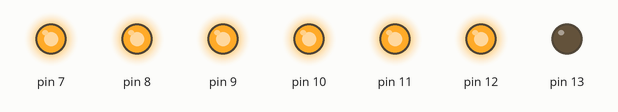
Bench run of a sketch on a simulated Arduino Uno, built with avr-gcc and run on an emulated ATmega328P. Shown: output pins drawn as LEDs (lit = HIGH).

Above: at 0.1 s.
At 4.1 s:
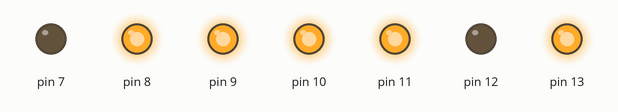
At 8.1 s:
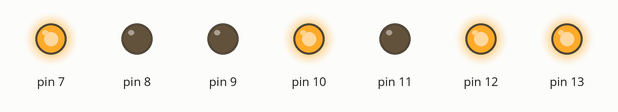
At 16.1 s:
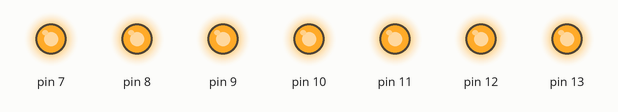
At 26.1 s:
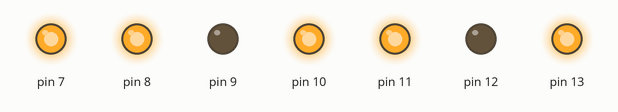
At 38.1 s:
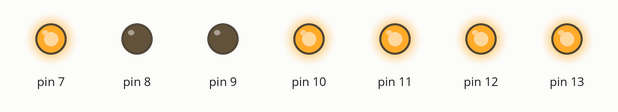
Timing chart, 0 to 39.6 s (numbered marks = the images above):
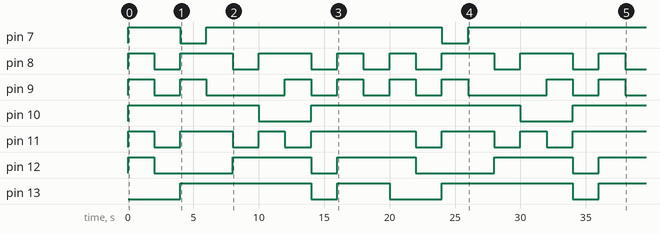

The sketch:

contador-display-7segmentos.ino
```cpp
//Cuenta atrás con un display de 7 segmentos - cátodo común
/**Pines:
 * g - pin 13
 * f - pin 12
 * a - pin 11
 * b - pin 10
 * e - pin 9
 * d - pin 8
 * c - pin 7
 */


void setup() {
pinMode(7,OUTPUT);
pinMode(8,OUTPUT);
pinMode(9,OUTPUT);
pinMode(10,OUTPUT);
pinMode(11,OUTPUT);
pinMode(12,OUTPUT);
pinMode(13,OUTPUT);
}


void loop()
{
cero();
delay(2000);
uno();
delay(2000);
dos();
delay(2000);
tres();
delay(2000);
cuatro();
delay(2000);
cinco();
delay(2000);
seis();
delay(2000);
siete();
delay(2000);
ocho();
delay(2000);
nueve();
delay(2000);
}

void cero() {
  digitalWrite(7, HIGH);
  digitalWrite(8, HIGH);
  digitalWrite(9, HIGH);
  digitalWrite(10, HIGH);
  digitalWrite(11, HIGH);
  digitalWrite(12, HIGH);
  digitalWrite(13, LOW);
}

void uno() {
  digitalWrite(7, HIGH);
  digitalWrite(8, LOW);
  digitalWrite(9, LOW);
  digitalWrite(10, HIGH);
  digitalWrite(11, LOW);
  digitalWrite(12, LOW);
  digitalWrite(13, LOW);
}

void dos() {
  digitalWrite(7, LOW);
  digitalWrite(8, HIGH);
  digitalWrite(9, HIGH);
  digitalWrite(10, HIGH);
  digitalWrite(11, HIGH);
  digitalWrite(12, LOW);
  digitalWrite(13, HIGH);
}

void tres() {
  digitalWrite(7, HIGH);
  digitalWrite(8, HIGH);
  digitalWrite(9, LOW);
  digitalWrite(10, HIGH);
  digitalWrite(11, HIGH);
  digitalWrite(12, LOW);
  digitalWrite(13, HIGH);
}

void cuatro() {
  digitalWrite(7, HIGH);
  digitalWrite(8, LOW);
  digitalWrite(9, LOW);
  digitalWrite(10, HIGH);
  digitalWrite(11, LOW);
  digitalWrite(12, HIGH);
  digitalWrite(13, HIGH);
}

void cinco() {
  digitalWrite(7, HIGH);
  digitalWrite(8, HIGH);
  digitalWrite(9, LOW);
  digitalWrite(10, LOW);
  digitalWrite(11, HIGH);
  digitalWrite(12, HIGH);
  digitalWrite(13, HIGH);
}

void seis() {
  digitalWrite(7, HIGH);
  digitalWrite(8, HIGH);
  digitalWrite(9, HIGH);
  digitalWrite(10, LOW);
  digitalWrite(11, LOW);
  digitalWrite(12, HIGH);
  digitalWrite(13, HIGH);
}

void siete() {
  digitalWrite(7, HIGH);
  digitalWrite(8, LOW);
  digitalWrite(9, LOW);
  digitalWrite(10, HIGH);
  digitalWrite(11, HIGH);
  digitalWrite(12, LOW);
  digitalWrite(13, LOW);
}

void ocho() {
  digitalWrite(7, HIGH);
  digitalWrite(8, HIGH);
  digitalWrite(9, HIGH);
  digitalWrite(10, HIGH);
  digitalWrite(11, HIGH);
  digitalWrite(12, HIGH);
  digitalWrite(13, HIGH);
}

void nueve() {
  digitalWrite(7, HIGH);
  digitalWrite(8, LOW);
  digitalWrite(9, LOW);
  digitalWrite(10, HIGH);
  digitalWrite(11, HIGH);
  digitalWrite(12, HIGH);
  digitalWrite(13, HIGH);
}
```

Measured:
- by itself, pin 7: goes HIGH 4.0 s, LOW 2.0 s, HIGH 18.0 s, LOW 2.0 s, then HIGH
- by itself, pin 8: LOW → HIGH at 0.00 s, → LOW 2.0 s later, → HIGH 2.0 s later, → LOW 4.0 s later, … (16 changes in this stretch)
- by itself, pin 9: LOW → HIGH at 0.00 s, → LOW 2.0 s later, → HIGH 2.0 s later, → LOW 2.0 s later, … (16 changes in this stretch)
- by itself, pin 10: goes HIGH 10.0 s, LOW 4.0 s, HIGH 16.0 s, LOW 4.0 s, then HIGH
- by itself, pin 11: LOW → HIGH at 0.00 s, → LOW 2.0 s later, → HIGH 2.0 s later, → LOW 4.0 s later, … (13 changes in this stretch)
- by itself, pin 12: LOW → HIGH at 0.00 s, → LOW 2.0 s later, → HIGH 6.0 s later, → LOW 6.0 s later, … (9 changes in this stretch)
- by itself, pin 13: goes HIGH 10.0 s, LOW 2.0 s, HIGH 4.0 s, LOW 4.0 s, HIGH 10.0 s, LOW 2.0 s, then HIGH
